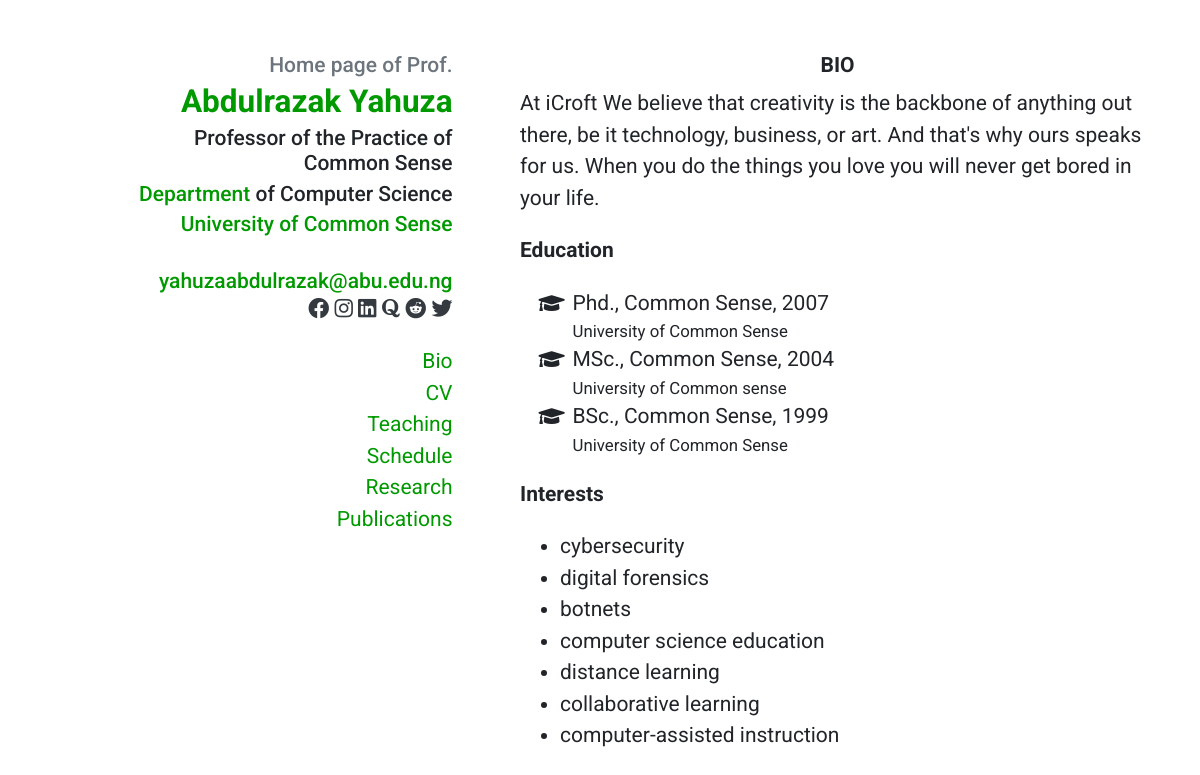
/staff/abdullyahuza/bio, run on the app's committed database.
### tables this page shows
CREATE TABLE `staff_details` (
  `id` int(11) NOT NULL,
  `user_id` int(11) NOT NULL,
  `title` varchar(20) NOT NULL,
  `firstName` varchar(20) NOT NULL,
  `middleName` varchar(20) NOT NULL,
  `lastName` varchar(20) NOT NULL,
  `email` varchar(50) NOT NULL,
  `gsm` varchar(13) NOT NULL,
  `department` varchar(50) NOT NULL,
  `taking` varchar(50) NOT NULL,
  `field` varchar(100) NOT NULL,
  `bio` text NOT NULL,
  `teaching` text NOT NULL,
  `schedule` text NOT NULL,
  `research` text NOT NULL,
  `publications` text NOT NULL,
  `img` varchar(20) NOT NULL
);

### sslogin/classes/Input.php (called while the page is built, shortened)
<?php
class Input {
    public static function get($item) {
        if (isset($_POST[$item])) {
            return $_POST[$item];
        } else if (isset($_GET[$item])) {
            return $_GET[$item];
        }
        return '';
    }
}

### sslogin/classes/Config.php (called while the page is built)
<?php
class Config {
    public static function get($path = null) {
        if($path) {
            $config = $GLOBALS['config'];
            $path = explode('/', $path);
            foreach ($path as $bit) {
                if (isset($config[$bit])) {
                    $config = $config[$bit];
                }
            }
            return $config;
        }
        return false;
    }
}

### sslogin/classes/DB.php (called while the page is built, shortened)
<?php
class DB {
    private static $_instance = null;
    private $_pdo,
            $_query,
            $_error = false,
            $_results,
            $_count = 0;
    private function __construct() {
        try {
            $this->_pdo = new PDO('mysql:host=' .Config::get('mysql/host'). ';dbname=' .Config::get('mysql/db'), Config::get('mysql/username'), Config::get('mysql/password'));
        } catch(PDOException $e) {
            die($e.getMessage());
        }
    }
    public static function getInstance() {
        if(!isset(self::$_instance)) {
            self::$_instance = new DB();
        }
        return self::$_instance;
    }
    public function query($sql, $params = array()) {
        $this->_error = false;
        if($this->_query = $this->_pdo->prepare($sql)) {
            $x = 1;
            if(count($params)) {
                foreach ($params as $param) {
                    $this->_query->bindValue($x, $param);
                    $x++;
                }
            }
            if($this->_query->execute()) {
                $this->_results = $this->_query->fetchAll(PDO::FETCH_OBJ);
                $this->_count = $this->_query->rowCount();
            } else {
                $this->_error = true;
            }
        }
        return $this;
    }
    public function action($action, $table, $where = array()) {
        if (count($where) === 3) {
            $operators = array('=','>','<','>=','<=');
            $field = $where[0];
            $operator = $where[1];
            $value = $where[2];
            if (in_array($operator, $operators)) {
                 $sql = "{$action} FROM {$table} WHERE {$field} {$operator} ?";
                 if (!$this->query($sql, array($value))->error()) {
                     return $this;
                 }
             }
        }
    }
    public function get($table, $where) {
        return $this->action('SELECT *', $table, $where);
    }
    public function results() {
        return $this->_results;
    }
    public function first() {
        return $this->results()[0];
    }
    public function error() {
        return $this->_error;
    }
    public function count() {
        return $this->_count;
    }
}

### sslogin/classes/User.php (called while the page is built, shortened)
<?php
    class User {
        private $_db,
                $_data,
                $_sessionName,
                $_cookieName,
                $_isLoggedIn;
        public function __construct($user=null) {
            $this->_db = DB::getInstance();
            $this->_sessionName = Config::get('session/session_name');
            if (!$user) {
                if (Session::exists($this->_sessionName)) {
                    $user = Session::get($this->_sessionName);
                    if ($this->find($user)) {
                        $this->_isLoggedIn = true;
                    } else {
                    }
                }
            } else {
                $this->find($user);
            }
        }
        public function find($user = null) {
            if ($user) {
                $field = (is_numeric($user)) ? 'id' : 'username';
                $data = $this->_db->get('users', array($field, '=', $user));
                if ($data->count()) {
                    $this->_data = $data->first();
                    return true;
                }
            }
            return false;
        }
        public function exists() {
            return (!empty($this->_data)) ? true : false;
        }
        public function data() {
            return $this->_data;
        }
    }
 ?>

### sslogin/functions/sanitize.php (called while the page is built)
<?php
function escape($string){
    return htmlentities($string, ENT_QUOTES, 'UTF-8');
}

### dashboard/bio.php (the view, shortened to what this page needs)
<?php
$username = Input::get('s');
if (!$username) {
    Redirect::to('../error/');
} else {
    $user = new User($username);
    if (!$user->exists()) {
        Redirect::to('../error/');
    } else {
        $data = $user->data();
        $sData = DB::getInstance()->get('staff_details',array('user_id', '=', $data->id))->first();
    ?>
    <?php include 'includes/pages/staff_header.php'; ?>
        <div class="container">
            <div class="row">
                <?php include 'includes/pages/staff_profile_sidebar.php' ?>
                <main class="col-md-7">
                    <h1 style="text-align: center;">BIO</h1>
                        <?php echo $sData->bio; ?>
                </main>
            </div>
        </div>
    <?php include 'includes/pages/staff_footer.php'; ?>
<?php
    }
}
?>

### dashboard/includes/pages/staff_profile_sidebar.php (shortened to what this page needs)
<aside class="col-md-5">
    <h2 class="mb-1 text-muted">Home page of <?php echo escape($sData->title); ?></h2>
    <h1 class="mb-1"><a href="/ctve1/staff/<?php echo escape($data->username); ?>/"><?php echo escape($sData->firstName)." ".escape($sData->middleName)." ".escape($sData->lastName); ?></a></h1>
    <h2 class="mb-1 pl-md-5"><?php echo escape($sData->field); ?></h2>
    <h2 class="mb-1 pl-md-5"><a href="../../departments">Department</a> of <?php echo escape($sData->department); ?></h2>
    <h3 class="mb-4"><a href="https://www.kadunapoly.edu.ng/">University of Common Sense</a></h3>
    <h3 class="mb-0"><a href="mailto:<?php echo escape($sData->email); ?>"><?php echo escape($sData->email); ?></a></h3>
    <p class="mb-0">
        <a class="text-dark" href="https://www.facebook.com/<?php echo escape($data->username); ?>"><i class="fab fa-facebook"></i></a>
        <a class="text-dark" href="https://www.instagram.com/<?php echo escape($data->username); ?>"><i class="fab fa-instagram"></i></a>
        <a class="text-dark" href="https://www.linkedin.com/in/<?php echo escape($data->username); ?>"><i class="fab fa-linkedin"></i></a>
        <a class="text-dark" href="https://www.quora.com/profile/<?php echo escape($data->username); ?>"><i class="fab fa-quora"></i></a>
        <a class="text-dark" href="https://www.reddit.com/user/<?php echo escape($data->username); ?>"><i class="fab fa-reddit"></i></a>
        <a class="text-dark" href="https://twitter.com/<?php echo escape($data->username); ?>"><i class="fab fa-twitter"></i></a>
    </p>
    <nav class="d-block mb-4 p-0 navbar navbar-expand-md navbar-light">
        <div class="collapse navbar-collapse" id="navbar">
            <ul class="flex-column ml-md-auto mt-3 nav">
                <li class="nav-item">
                    <a class="nav-link p-0" href="/ctve1/staff/<?php echo escape($data->username); ?>/bio">Bio</a>
                </li>
                <li class="nav-item">
                    <a class="nav-link p-0" href="/ctve1/staff/<?php echo escape($data->username); ?>/cv">CV</a>
                </li>
                <li class="nav-item">
                    <a class="nav-link p-0" href="/ctve1/staff/<?php echo escape($data->username); ?>/teaching">Teaching</a>
                </li>
                <li class="nav-item">
                    <a class="nav-link p-0" href="/ctve1/staff/<?php echo escape($data->username); ?>/schedule">Schedule</a>
                </li>
                <li class="nav-item">
                    <a class="nav-link p-0" href="/ctve1/staff/<?php echo escape($data->username); ?>/research">Research</a>
                </li>
                <li class="nav-item">
                    <a class="nav-link p-0" href="/ctve1/staff/<?php echo escape($data->username); ?>/publications">Publications</a>
                </li>
            </ul>
        </div>
    </nav>
</aside>

### staff/all.css (style rules this page uses)
.fa,.fab,.fad,.fal,.far,.fas { -moz-osx-font-smoothing:grayscale;-webkit-font-smoothing:antialiased;display:inline-block;font-style:normal;font-variant:normal;text-rendering:auto;line-height:1 }
.fa-ul { list-style-type:none;margin-left:2.5em;padding-left:0 }
.fa-ul>li { position:relative }
.fa-li { left:-2em;position:absolute;text-align:center;width:2em;line-height:inherit }
.fa-facebook:before { content:"\f09a" }
.fa-graduation-cap:before { content:"\f19d" }
.fa-instagram:before { content:"\f16d" }
.fa-linkedin:before { content:"\f08c" }
.fa-quora:before { content:"\f2c4" }
.fa-reddit:before { content:"\f1a1" }
.fa-twitter:before { content:"\f099" }
.fab { font-family:"Font Awesome 5 Brands" }
.fab,.far { font-weight:400 }
.fa,.far,.fas { font-family:"Font Awesome 5 Free" }
.fa,.fas { font-weight:900 }

### data on the page
staff_details: title "Prof.", firstName "Abdulrazak", lastName "Yahuza", field "Professor of the Practice of Common Sense", department "Computer Science", email "yahuzaabdulrazak@abu.edu.ng", bio "At iCroft We believe that creativity is the backbone of anything out there, be it technology, business, or art. And that's why ours speaks for us. When you do the things you love you will never get bored in your life. Education Phd., Common Sense, 2007 University of Common Sense MSc., Common Sense, 2004 University of Common sense BSc., Common Sense, 1999 University of Common Sense Interests cybersecurity digital forensics botnets computer science education distance learning collaborative learning computer-assisted instruction"
